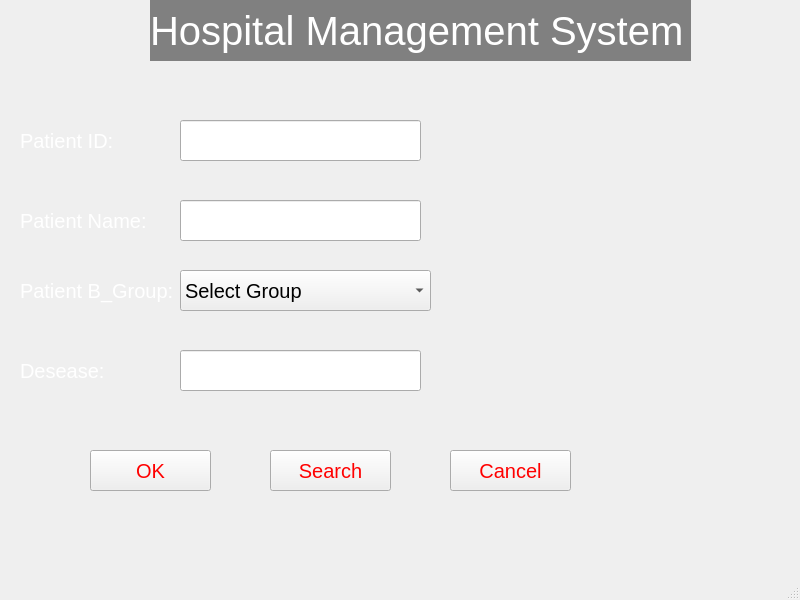
<?xml version="1.0" encoding="UTF-8"?>
<ui version="4.0">
 <class>MainWindow</class>
 <widget class="QMainWindow" name="MainWindow">
  <property name="geometry">
   <rect>
    <x>0</x>
    <y>0</y>
    <width>800</width>
    <height>600</height>
   </rect>
  </property>
  <property name="windowTitle">
   <string>MainWindow</string>
  </property>
  <widget class="QWidget" name="centralwidget">
   <widget class="QLabel" name="label">
    <property name="geometry">
     <rect>
      <x>150</x>
      <y>0</y>
      <width>541</width>
      <height>61</height>
     </rect>
    </property>
    <property name="styleSheet">
     <string notr="true">QLabel{
font-size: 40px;
background: light gray;
color: white;
}</string>
    </property>
    <property name="text">
     <string>Hospital Management System</string>
    </property>
   </widget>
   <widget class="QLabel" name="label_2">
    <property name="geometry">
     <rect>
      <x>20</x>
      <y>120</y>
      <width>101</width>
      <height>41</height>
     </rect>
    </property>
    <property name="styleSheet">
     <string notr="true">QLabel{
font-size: 20px;
color: white;
}</string>
    </property>
    <property name="text">
     <string>Patient ID:</string>
    </property>
   </widget>
   <widget class="QLineEdit" name="lineEdit">
    <property name="geometry">
     <rect>
      <x>180</x>
      <y>120</y>
      <width>241</width>
      <height>41</height>
     </rect>
    </property>
    <property name="styleSheet">
     <string notr="true">QLineEdit{
font-size: 20px;
}</string>
    </property>
   </widget>
   <widget class="QLabel" name="label_3">
    <property name="geometry">
     <rect>
      <x>20</x>
      <y>200</y>
      <width>141</width>
      <height>41</height>
     </rect>
    </property>
    <property name="styleSheet">
     <string notr="true">QLabel{
font-size: 20px;
color: white;
}</string>
    </property>
    <property name="text">
     <string>Patient Name:</string>
    </property>
   </widget>
   <widget class="QLineEdit" name="lineEdit_2">
    <property name="geometry">
     <rect>
      <x>180</x>
      <y>200</y>
      <width>241</width>
      <height>41</height>
     </rect>
    </property>
    <property name="styleSheet">
     <string notr="true">QLineEdit{
font-size: 20px;
}</string>
    </property>
   </widget>
   <widget class="QComboBox" name="comboBox">
    <property name="geometry">
     <rect>
      <x>180</x>
      <y>270</y>
      <width>251</width>
      <height>41</height>
     </rect>
    </property>
    <property name="styleSheet">
     <string notr="true">QComboBox{
font-size: 20px;
}</string>
    </property>
    <item>
     <property name="text">
      <string>Select Group</string>
     </property>
    </item>
    <item>
     <property name="text">
      <string>O+</string>
     </property>
    </item>
    <item>
     <property name="text">
      <string>O-</string>
     </property>
    </item>
    <item>
     <property name="text">
      <string>A+</string>
     </property>
    </item>
    <item>
     <property name="text">
      <string>A-</string>
     </property>
    </item>
    <item>
     <property name="text">
      <string>B+</string>
     </property>
    </item>
    <item>
     <property name="text">
      <string>B-</string>
     </property>
    </item>
   </widget>
   <widget class="QLabel" name="label_4">
    <property name="geometry">
     <rect>
      <x>20</x>
      <y>270</y>
      <width>161</width>
      <height>41</height>
     </rect>
    </property>
    <property name="styleSheet">
     <string notr="true">QLabel{
font-size: 20px;
color: white;
}</string>
    </property>
    <property name="text">
     <string>Patient B_Group:</string>
    </property>
   </widget>
   <widget class="QPushButton" name="pushButton">
    <property name="geometry">
     <rect>
      <x>90</x>
      <y>450</y>
      <width>121</width>
      <height>41</height>
     </rect>
    </property>
    <property name="styleSheet">
     <string notr="true">QPushButton{
font-size: 20px;
color: Red;
}</string>
    </property>
    <property name="text">
     <string>OK</string>
    </property>
   </widget>
   <widget class="QPushButton" name="pushButton_2">
    <property name="geometry">
     <rect>
      <x>270</x>
      <y>450</y>
      <width>121</width>
      <height>41</height>
     </rect>
    </property>
    <property name="styleSheet">
     <string notr="true">QPushButton{
font-size: 20px;
color: Red;
}</string>
    </property>
    <property name="text">
     <string>Search</string>
    </property>
   </widget>
   <widget class="QPushButton" name="pushButton_3">
    <property name="geometry">
     <rect>
      <x>450</x>
      <y>450</y>
      <width>121</width>
      <height>41</height>
     </rect>
    </property>
    <property name="styleSheet">
     <string notr="true">QPushButton{
font-size: 20px;
color: Red;
}</string>
    </property>
    <property name="text">
     <string>Cancel</string>
    </property>
   </widget>
   <widget class="QLabel" name="label_5">
    <property name="geometry">
     <rect>
      <x>20</x>
      <y>350</y>
      <width>141</width>
      <height>41</height>
     </rect>
    </property>
    <property name="styleSheet">
     <string notr="true">QLabel{
font-size: 20px;
color: white;
}</string>
    </property>
    <property name="text">
     <string>Desease:</string>
    </property>
   </widget>
   <widget class="QLineEdit" name="lineEdit_3">
    <property name="geometry">
     <rect>
      <x>180</x>
      <y>350</y>
      <width>241</width>
      <height>41</height>
     </rect>
    </property>
    <property name="styleSheet">
     <string notr="true">QLineEdit{
font-size: 20px;
}</string>
    </property>
   </widget>
  </widget>
  <widget class="QMenuBar" name="menubar">
   <property name="geometry">
    <rect>
     <x>0</x>
     <y>0</y>
     <width>800</width>
     <height>23</height>
    </rect>
   </property>
  </widget>
  <widget class="QStatusBar" name="statusbar"/>
 </widget>
 <resources/>
 <connections/>
</ui>
